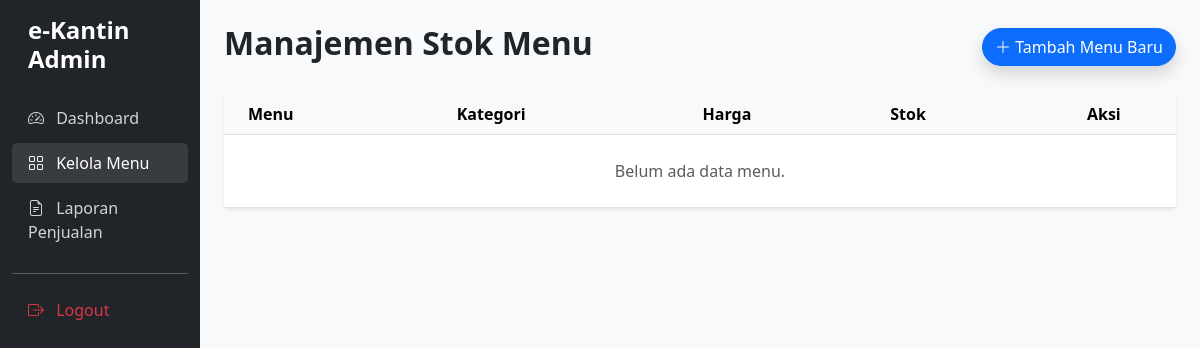
/Views/auth/admin/manage_menu.php (signed in), run on an earlier commit of the app's database.
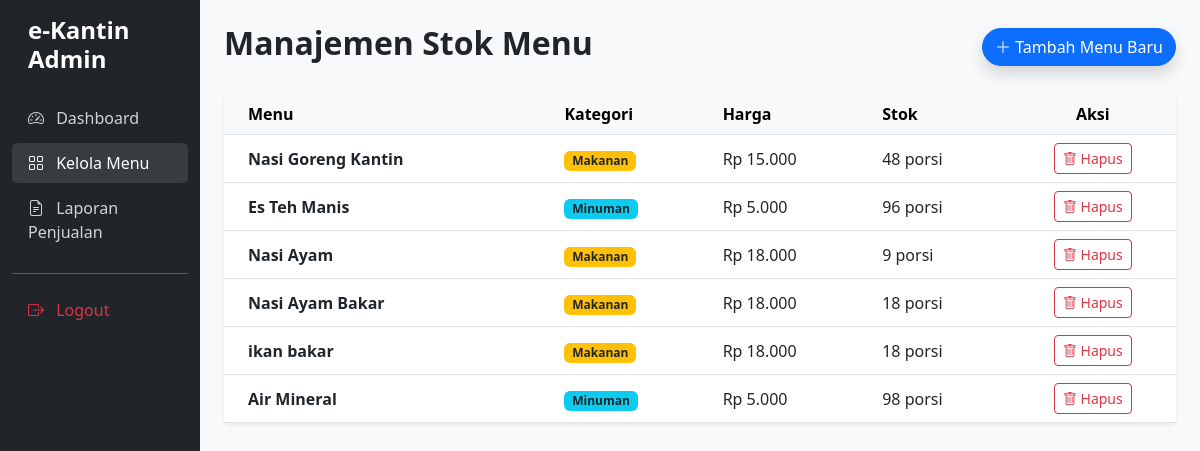
And on a later commit of the database.
### tables this page shows
CREATE TABLE `menu` (
  `id_menu` int(11) NOT NULL,
  `nama_menu` varchar(100) NOT NULL,
  `harga` decimal(10,2) NOT NULL,
  `stok` int(5) NOT NULL,
  `gambar` varchar(255) DEFAULT NULL,
  `kategori` varchar(50) DEFAULT NULL
);

### app/core/models/MenuModel.php (called while the page is built, shortened)
<?php
class MenuModel {
    private $db;
    public function __construct() {
        $this->db = new mysqli(DB_HOST, DB_USER, DB_PASS, DB_NAME);
    }
    public function getAllMenu() {
        $result = $this->db->query("SELECT * FROM menu");
        return $result->fetch_all(MYSQLI_ASSOC);
    }
}
?>

### Views/auth/admin/manage_menu.php (the view, shortened to what the changed rows need)
<?php
$menuModel = new MenuModel();
$menus = $menuModel->getAllMenu();
?>
<!DOCTYPE html>
<html lang="id">
<head>
    <link href="https://cdn.jsdelivr.net/npm/bootstrap@5.3.0/dist/css/bootstrap.min.css" rel="stylesheet">
    <link rel="stylesheet" href="https://cdnjs.cloudflare.com/ajax/libs/animate.css/4.1.1/animate.min.css"/>
    <link rel="stylesheet" href="https://cdn.jsdelivr.net/npm/bootstrap-icons@1.11.1/font/bootstrap-icons.css">
</head>
<body>
<div class="container-fluid">
    <div class="row">
        <main class="col-md-9 ms-sm-auto col-lg-10 px-md-4 py-4 bg-light">
            <div class="d-flex justify-content-between align-items-center mb-4 animate__animated animate__fadeInDown">
                <h2 class="fw-bold text-dark">Manajemen Stok Menu</h2>
            </div>
            <div class="card shadow-sm border-0 animate__animated animate__fadeInUp">
                <div class="card-body p-0">
                    <div class="table-responsive">
                        <table class="table table-hover align-middle mb-0">
                            <thead class="table-light">
                                <tr>
                                    <th class="ps-4">Menu</th>
                                    <th>Kategori</th>
                                    <th>Harga</th>
                                    <th>Stok</th>
                                    <th class="text-center">Aksi</th>
                                </tr>
                            </thead>
                            <tbody>
                                <?php if(empty($menus)): ?>
                                    <tr>
                                        <td colspan="5" class="text-center py-4 text-muted">Belum ada data menu.</td>
                                    </tr>
                                <?php else: ?>
                                    <?php foreach($menus as $m): ?>
                                    <tr>
                                        <td class="ps-4 fw-bold"><?= htmlspecialchars($m['nama_menu']) ?></td>
                                        <td>
                                            <span class="badge bg-<?= $m['kategori'] == 'Makanan' ? 'warning' : 'info' ?> text-dark">
                                                <?= htmlspecialchars($m['kategori']) ?>
                                            </span>
                                        </td>
                                        <td>Rp <?= number_format($m['harga'], 0, ',', '.') ?></td>
                                        <td><?= $m['stok'] ?> porsi</td>
                                        <td class="text-center">
                                            <a href="/ekantin/app/core/controllers/MenuController.php?action=hapus&id=<?= $m['id_menu'] ?>"
                                               class="btn btn-sm btn-outline-danger"
                                               onclick="return confirm('Yakin ingin menghapus menu ini?')">
                                               <i class="bi bi-trash"></i> Hapus
                                            </a>
                                        </td>
                                    </tr>
                                    <?php endforeach; ?>
                                <?php endif; ?>
                            </tbody>
                        </table>
                    </div>
                </div>
            </div>
        </main>
    </div>
</div>
</body>
</html>

What changed in the data, as far as the page shows it:
added menu: nama_menu "Nasi Goreng Kantin", kategori "Makanan", harga "15.000", stok "48"
added menu: nama_menu "Es Teh Manis", kategori "Minuman", harga "5.000", stok "96"
added menu: nama_menu "Nasi Ayam", kategori "Makanan", harga "18.000", stok "9"
added menu: nama_menu "Nasi Ayam Bakar", kategori "Makanan", harga "18.000", stok "18"
added menu: nama_menu "ikan bakar", kategori "Makanan", harga "18.000", stok "18"
added menu: nama_menu "Air Mineral", kategori "Minuman", harga "5.000", stok "98"
Also different on the page:
text no longer shown: "Belum ada data menu."
